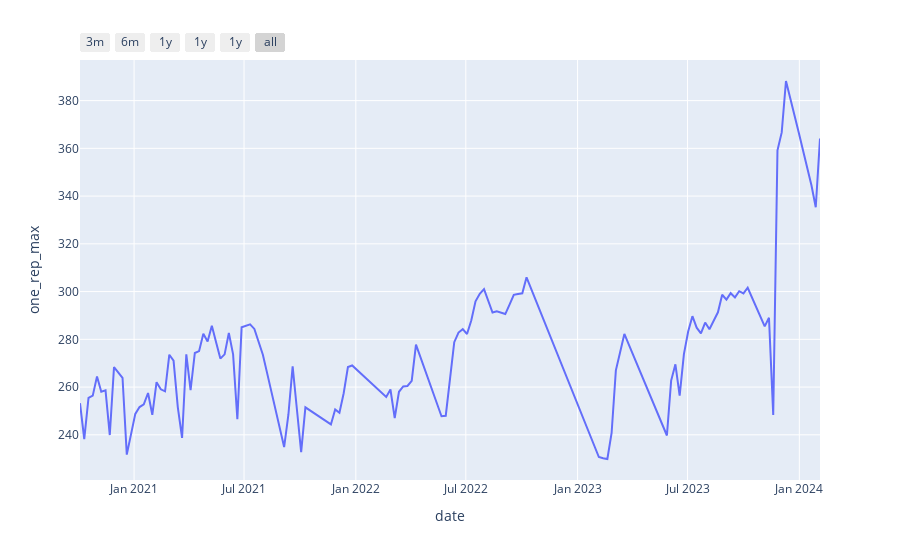

Notebook cell for this chart:
### Code cell
fig = px.line(df_1rm, x='date', y='one_rep_max')
fig.update_layout(
    xaxis=dict(
        type="date",
        rangeselector=dict(
            buttons=list([
                dict(count=3, label="3m", step="month", stepmode="backward"),
                dict(count=6, label="6m", step="month", stepmode="backward"),
                dict(count=1, label="1y", step="year", stepmode="backward"),
                dict(count=2, label="1y", step="year", stepmode="backward"),
                dict(count=3, label="1y", step="year", stepmode="backward"),
                dict(step="all")
            ])
        )
    )
)
fig.show()

### Figure 1 — Plotly figure (JSON) as saved in the notebook; plotly's stock layout.template omitted (floating-point values rounded to 4 significant figures; data arrays with more than 128 entries replaced by an {"elided": "..."} marker saying what was removed)
{"data": [{"hovertemplate": "date=%{x}<br>one_rep_max=%{y}<extra></extra>", "legendgroup": "", "line": {"color": "#636efa", "dash": "solid"}, "marker": {"symbol": "circle"}, "mode": "lines", "name": "", "orientation": "v", "showlegend": false, "type": "scatter", "x": {"elided": "175 str values"}, "xaxis": "x", "y": {"elided": "175 float values"}, "yaxis": "y"}], "layout": {"legend": {"tracegroupgap": 0}, "margin": {"t": 60}, "xaxis": {"anchor": "y", "domain": [0, 1], "rangeselector": {"buttons": [{"count": 3, "label": "3m", "step": "month", "stepmode": "backward"}, {"count": 6, "label": "6m", "step": "month", "stepmode": "backward"}, {"count": 1, "label": "1y", "step": "year", "stepmode": "backward"}, {"count": 2, "label": "1y", "step": "year", "stepmode": "backward"}, {"count": 3, "label": "1y", "step": "year", "stepmode": "backward"}, {"step": "all"}]}, "title": {"text": "date"}, "type": "date"}, "yaxis": {"anchor": "x", "domain": [0, 1], "title": {"text": "one_rep_max"}}}}
